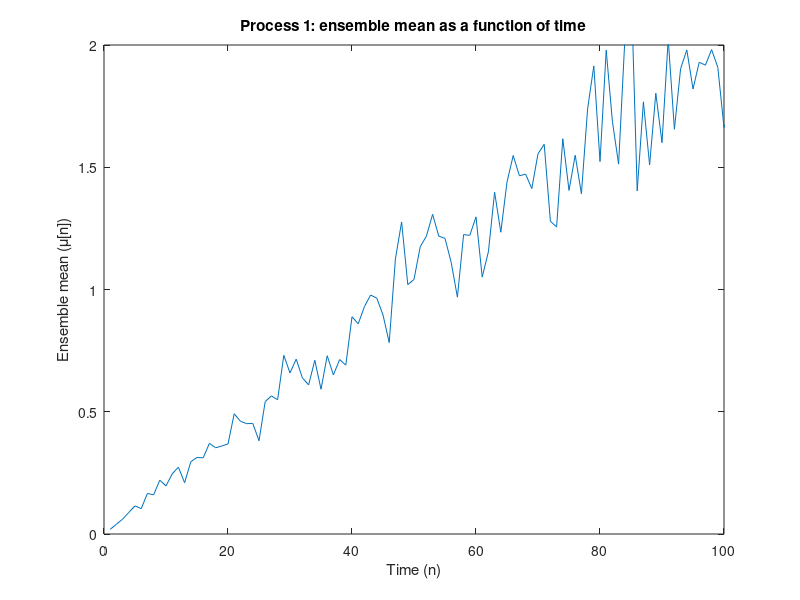
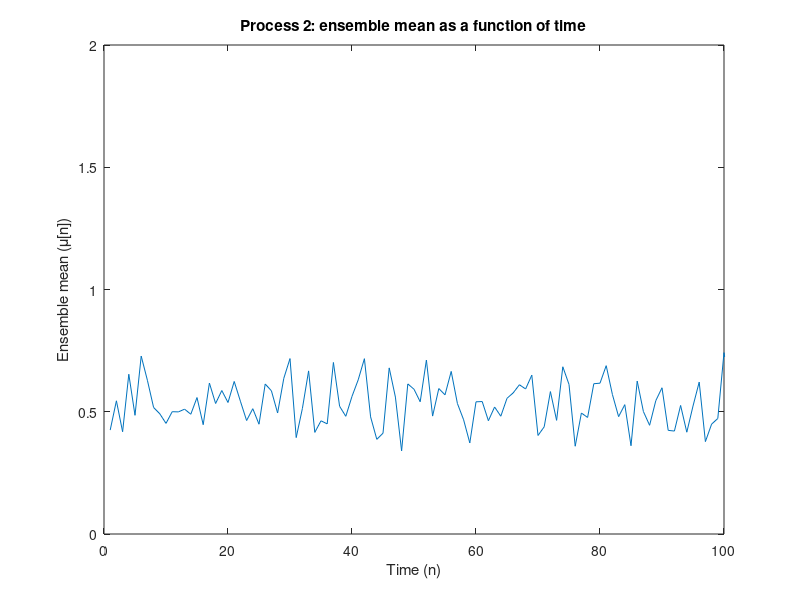
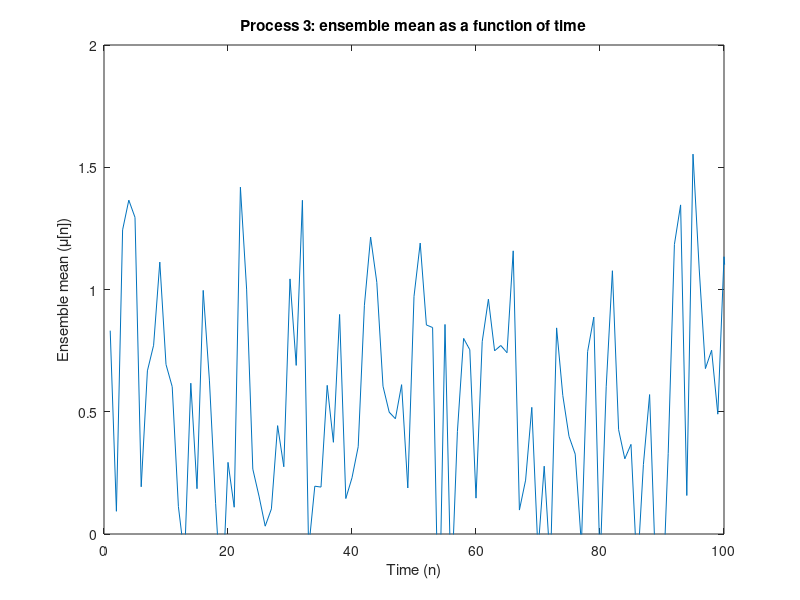
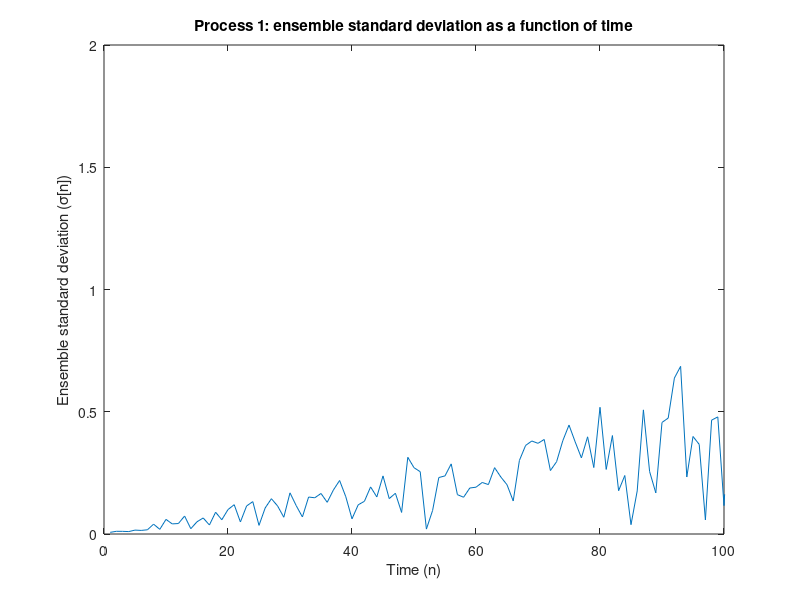

The MATLAB script that drew these images, in order:
clear;
close all;

%% 1.2 STOCHASTIC PROCESSES

%% Parameters
M = 4;
N = 1000;

%% Process 1
a_1 = 0.02;
b = 5;
Mc = ones(M,1)*b*sin((1:N)*pi/N);
Ac = a_1*ones(M,1)*[1:N];
rp1 = (rand(M,N)-0.5).*Mc+Ac;

ensemble_mean_rp1 = mean(rp1,1);
ensemble_stdd_rp1 = std(rp1,0,1);
time_average_rp1 = mean(rp1,2);
time_stdd_rp1 = std(rp1,0, 2);

%% Process 2
Ar = rand(M,1)*ones(1,N);
Mr = rand(M,1)*ones(1,N);
rp2 = (rand(M,N)-0.5).*Mr+Ar;

ensemble_mean_rp2 = mean(rp2, 1);
ensemble_stdd_rp2 = std(rp2, 0, 1);
time_average_rp2 = mean(rp2, 2);
time_stdd_rp2 = std(rp2, 0, 2);

%% Process 3
a_2 = 0.5;
m = 3;
rp3 = (rand(M,N)-0.5)*m + a_2;

ensemble_mean_rp3 = mean(rp3,1);
ensemble_stdd_rp3 = std(rp3, 0, 1);
time_average_rp3 = mean(rp3, 2);
time_stdd_rp3 = std(rp3, 0, 2);

%% Plots: ensemble statistics

figure;
plot(ensemble_mean_rp1);
title('Process 1: ensemble mean as a function of time');
xlabel('Time (n)');
ylabel('Ensemble mean (\mu[n])');
axis([0 100 0 2]);
% savefig('pr1_ensemble_mean');    %save figure as a .fig file
% print('pr1_ensemble_mean', '-djpeg');    %print figure to a .jpeg image

figure;
plot(ensemble_mean_rp2);
title('Process 2: ensemble mean as a function of time');
xlabel('Time (n)');
ylabel('Ensemble mean (\mu[n])');
axis([0 100 0 2]);
% savefig('pr2_ensemble_mean');    %save figure as a .fig file
% print('pr2_ensemble_mean', '-djpeg');    %print figure to a .jpeg image

figure;
plot(ensemble_mean_rp3);
title('Process 3: ensemble mean as a function of time');
xlabel('Time (n)');
ylabel('Ensemble mean (\mu[n])');
axis([0 100 0 2]);
% savefig('pr3_ensemble_mean');    %save figure as a .fig file
% print('pr3_ensemble_mean', '-djpeg');    %print figure to a .jpeg image


figure;
plot(ensemble_stdd_rp1);
title('Process 1: ensemble standard deviation as a function of time');
xlabel('Time (n)');
ylabel('Ensemble standard deviation (\sigma[n])');
axis([0 100 0 2]);
% savefig('pr1_ensemble_std');    %save figure as a .fig file
% print('pr1_ensemble_std', '-djpeg');    %print figure to a .jpeg image

figure;
plot(ensemble_stdd_rp2);
title('Process 2: ensemble standard deviation as a function of time');
xlabel('Time (n)');
ylabel('Ensemble standard deviation (\sigma[n])');
axis([0 100 0 2]);
% savefig('pr2_ensemble_std');    %save figure as a .fig file
% print('pr2_ensemble_std', '-djpeg');    %print figure to a .jpeg image

figure;
plot(ensemble_stdd_rp3);
title('Process 3: ensemble standard deviation as a function of time');
xlabel('Time (n)');
ylabel('Ensemble standard deviation (\sigma[n])');
axis([0 100 0 2]);
% savefig('pr3_ensemble_std');    %save figure as a .fig file
% print('pr3_ensemble_std', '-djpeg');    %print figure to a .jpeg image

